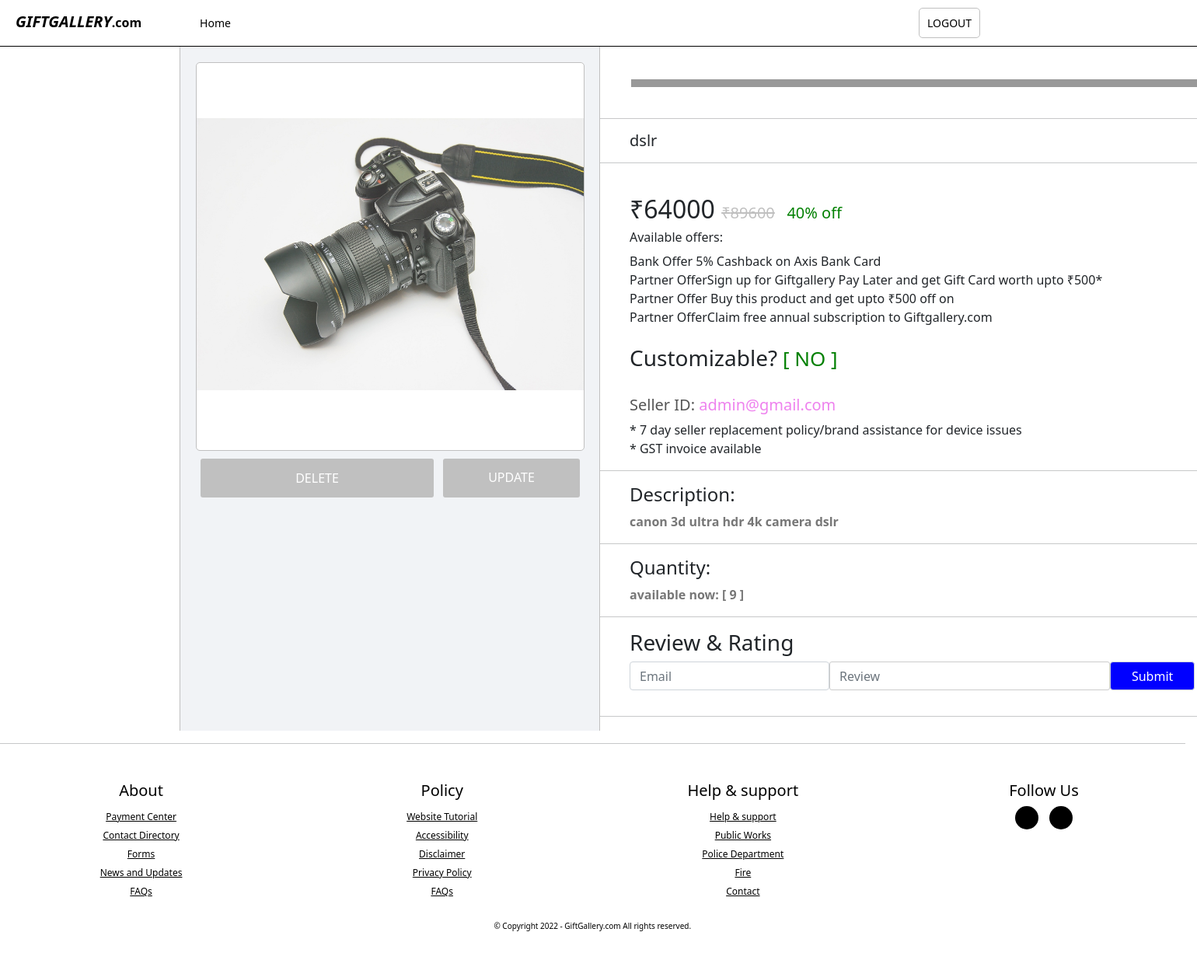
The page /view3.php?id=5 on the database its author committed.
### tables this page shows
CREATE TABLE `product` (
  `id` int(15) NOT NULL,
  `name` varchar(40) NOT NULL,
  `pimage` varchar(200) NOT NULL,
  `price` int(10) NOT NULL,
  `customize` varchar(5) NOT NULL,
  `details` varchar(300) NOT NULL,
  `catogory` varchar(20) NOT NULL,
  `quantity` int(6) NOT NULL,
  `sid` varchar(100) NOT NULL
);

### view3.php (the view, shortened to what this page needs)
<?php
  include 'conn.php';
    $id=$_GET['id'];
?>
<!DOCTYPE html>
<html>
  <head>
    <link href="bootstrap/css/bootstrap.min.css" rel="stylesheet">
    <link rel="stylesheet" href="style.css">
  </head>
<body>
<div class="nav1">
  <a class="nav1title" href="#"><em style="color: black;font-weight: bold;text-transform: uppercase;padding-left: 20px;font-size: 20px;">GiftGallery</em>.com</a>
  <div class="navd1" style="width:100%;">
        <ul class="navul1" style="width: 85%;">
          <li class="navli1">
            <a class="b1" href="adash.php">Home</a>
          </li>
        </ul>
        <ul class="navul2" style="padding-left: 5%;">
          <div style="display: inline-flex;">
            <li class="navli1" style="margin-top: 0px;">
              <a href="alogout.php" class="b1" style="border: 1px solid silver;"> LOGOUT</a>
            </li>
          </div>
        </ul>
  </div>
</div>
<div class="onediv d21" style="position: relative;">
  <div class="io1">
    <?php
        $qre1="select * from product where id = '$id'";
        $run1=mysqli_query($conn,$qre1);
        while($results=mysqli_fetch_array($run1)) {
            $pf = $results['id'];
            $pr = $results['price'];
            $e1 = $pr / 10;
            $e11 = $e1 * 4;
            $final = $pr + $e11;
            echo "
            <div class='io10'>
                <div class='ioa'>
                    <img src='".$results['pimage']."'>
                </div>
                <div class='ioa2'>
                      <form method='post'>
                        <input type='submit' name='subm' value='DELETE' class='hj'>
                      </form>
                      <a href='proupdate.php?id=$pf'>UPDATE</a>
                </div>
            </div>
            <div class='io20'>
                <div class='m1'></div><br><hr>
                <h5> ".$results['name']." </h5><hr><br>
                <h2>₹$pr <span style='font-size: 20px;color: silver;'><strike>₹$final</strike>&nbsp;&nbsp;<span style='color:green;'> 40% off</span></span></h2>
                <h6>Available offers:</h6>
                <p>Bank Offer 5% Cashback on Axis Bank Card</p>
                <p>Partner OfferSign up for Giftgallery Pay Later and get Gift Card worth upto ₹500*</p>
                <p>Partner Offer Buy this product and get upto ₹500 off on </p>
                <p>Partner OfferClaim free annual subscription to Giftgallery.com</p><br>
                <h3>Customizable?<span style='font-size: 26px;color: green;'> [ ".$results['customize']." ]</span></h3><br>
                <h5 style='color:#555;'>Seller ID: <span style='color:violet;'>".$results['sid']."</span></h5>
                <p>* 7 day seller replacement policy/brand assistance for device issues</p>
                <p>* GST invoice available</p><hr>
                <h4>Description:</h4>
                <b>".$results['details']."</b><hr>
                <h4>Quantity:</h4>
                <b>available now: [ ".$results['quantity']." ]</b><hr>
                <h3>Review & Rating</h3>
                <form method='POST'>
                  <div style='display:inline-flex;float: left;'>
                      <input type='email' class='form-control' placeholder='Email' name='rmail' style='height: 37px;width: 400px;' required=''>
                      <input type='text' class='form-control' placeholder='Review' style='height: 37px;' name='rview' required=''>
                      <input type='submit' class='form-control' value='Submit' style='height: 37px;background: blue;width:200px;color: white;' name='rsub'>
                  </div>
                </form><br>";
                }
              ?>
                <hr>
                <div>
                    <h4>Email <span style="margin-left: 200px;">Reviews</span></h4><hr>
                </div>
            </div>
  </div>
</div><br>
<div style="position: relative;z-index: 1;display: inline-block;width: 99%;">
    <?php include("footer.php"); ?>
</div>
</body>
</html>

### style.css (style rules this page uses)
body { margin: 0; padding: 0; font-family: monospace; color: white; background: black; }
img { max-width: 100%; }
.nav1 { position: fixed; width: 100%; z-index: 10; border-bottom: 1px solid black; background: white; height: 60px; float: left; display: inline-flex; }
.nav1title { width: 250px; padding-top: 13px; text-decoration: none; color: silver; font-weight: 800; }
.navd1 { float: left; display: inline-flex; }
.navul1 { float: left; display: inline-flex; height: 100%; width: 60%; padding-top: 17px; }
.navul2 { height: 100%; width: 40%; padding-top: 17px; margin-left: 10px; }
.navli1 { list-style: none; color: black; }
.navli1 a { text-decoration: none; color: black; padding: 9px 10px; font-size: 14px; border: none; cursor: pointer; }
.b1 { border: 1px solid transparent; border-radius: 5px; }
input[type=text] { width: 100%; margin-bottom: 20px; padding: 12px; border: 1px solid #ccc; border-radius: 3px; }
.io1 { width: 1350px; min-width: 1200px; margin-left: 15%; height: 940px; background: #f1f3f6; float: left; display: inline-flex; }
.io10 { border-left: 1px solid silver; background: #f1f3f6; width: 40%; height: 100%; }
.io20 { border-left: 1px solid silver; border-right: 1px solid silver; width: 60%; height: 100%; background: white; overflow: scroll; overflow-x: hidden; z-index: 7; }
.io20 h5 { margin-left: 38px; }
.io20 h2 { margin-left: 38px; }
.io20 h3 { margin-left: 38px; }
.io20 h4 { margin-left: 38px; }
.io20 b { margin-left: 38px; color: #777; }
.io20 h6 { margin-left: 38px; }
.io20 form { margin-left: 38px; width: 90%; height: 30px; }
.io20 p { margin-left: 38px; margin-bottom: 0; }
.ioa { width:500px; background: white; border: 1px solid silver; height: 500px; margin-top: 80px; margin-left: 20px; border-radius: 5px; }
.ioa2 { width:500px; background: transparent; height: 60px; margin-top: 4px; margin-left: 20px; border-radius: 5px; display:inline-flex; float: left; }
.ioa2 a { width: 48%; text-align: center; height: 50px; margin: 6px; padding-top: 12px; text-decoration: none; background: silver; color: white; border-radius: 3px; }
.hj { width: 300px; text-align: center; height: 50px; margin: 6px; text-decoration: none; background: silver; color: white; border-radius: 3px; border: transparent; }
.ioa img { margin-top: 70.5px; height: 350px; opacity: .8; }
.m1 { width:90%; height: 10px; background: #999; margin-top: 102px; margin-left: 5%; }

### view3.php (style rules this page uses)
body { background: white; }

### rows shown on the page
product: pimage (picture), name "dslr", price "64000", price "89600", customize "NO", sid "admin@gmail.com", details "canon 3d ultra hdr 4k camera dslr", quantity "9"
